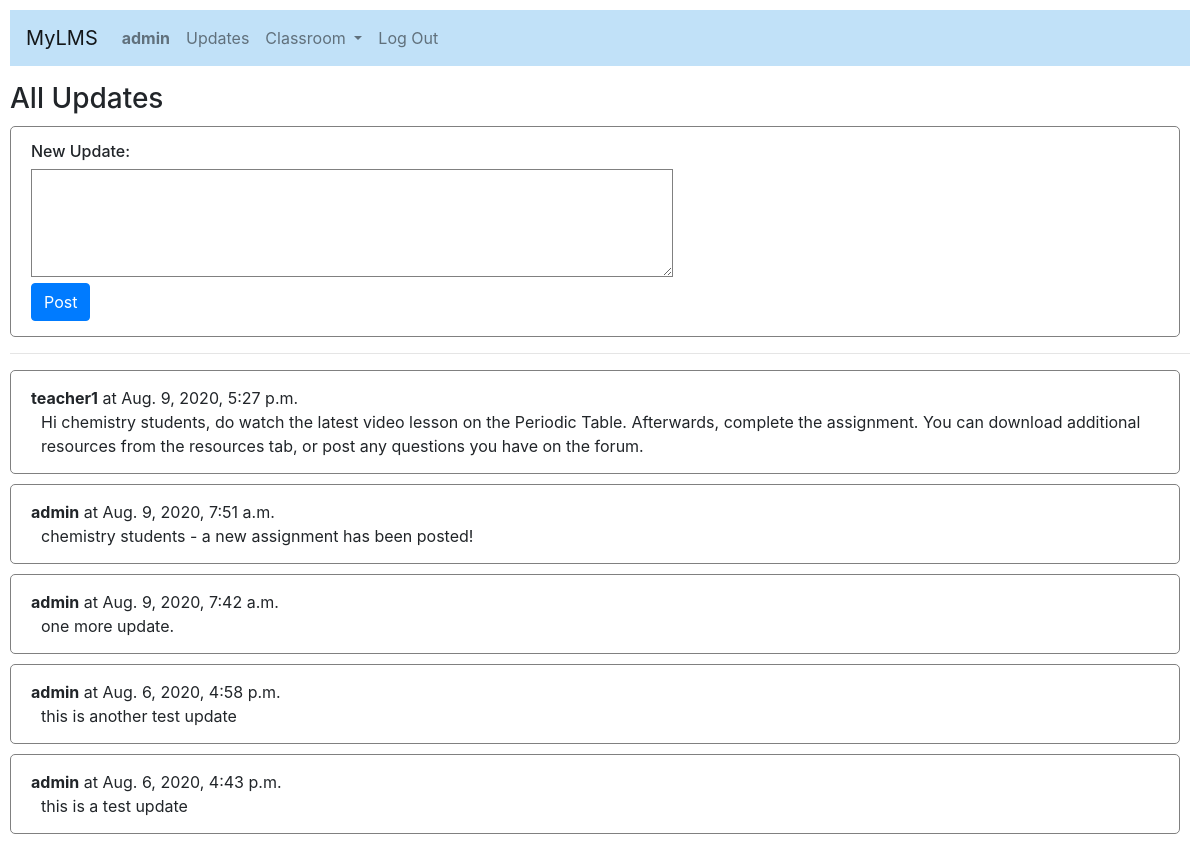
The app's page / (signed in) with its own data.
### lms/models.py (models this page shows, shortened)
class User(AbstractUser):
    role = models.CharField(max_length=32, choices=ROLES, default='student')
    approved = models.BooleanField(default=None, null=True)
    subjects = models.ManyToManyField(Subject, blank=True, related_name="subjects")
    notifs = models.ManyToManyField(Notification, blank=True, related_name="notif")

class Update(models.Model):
    user = models.ForeignKey(User, null=True, on_delete=models.CASCADE)
    content = models.TextField(verbose_name=u"", default="", max_length=1028)
    timestamp = models.DateTimeField(auto_now_add=True)

### lms/views.py (the view, shortened to what this page needs)
# urls.py: path("", views.index, name="index"),
def index(request):
    updates = Update.objects.all().order_by("-timestamp")
    form = None
    try:
        if request.user.role == "teacher":
            form = UpdateForm()
    except AttributeError:
        pass
    return render(request, "lms/index.html", {
        "update_form": form,
        "updates": updates,
    })

### lms/forms.py
class UpdateForm(ModelForm):
    class Meta:
        model = Update
        fields = ['content']
        widgets = {
            'content': forms.Textarea(attrs={'rows':4, 'cols':60}),
        }

### lms/templates/lms/index.html (shortened to what this page needs)
{% extends "lms/layout.html" %}
{% block body %}
    {% if user.is_authenticated %}
        <h3>All Updates</h3>
        {% if user.role == 'teacher' %}
            <div class="update-container">
                <h6>New Update: </h6>
                <form method="POST">
                    {{ update_form }}
                    <br/>
                    <input type="submit" class="btn btn-primary" value="Post">
                </form>
            </div>
        {% endif %}
        <hr>
        {% for update in updates %}
            <div class="update-container">
                <b>{{update.user}}</b> at {{update.timestamp}}
                <div id="update-content{{update.id}}" class="update-content">{{ update.content }}</div>
            </div>
        {% endfor %}
    {% else %}
    You must be logged in to view this page.
    {% endif %}
{% endblock %}

### lms/templates/lms/layout.html (shortened to what this page needs)
{% load static %}
<!DOCTYPE html>
<html lang="en">
    <head>
        <link rel="stylesheet" href="https://stackpath.bootstrapcdn.com/bootstrap/4.4.1/css/bootstrap.min.css">
        <link href="{% static 'lms/styles.css' %}" rel="stylesheet">
        <link rel="stylesheet" href="https://cdn.jsdelivr.net/npm/flatpickr/dist/flatpickr.min.css">
    </head>
    <body>
        <nav class="navbar navbar-expand-lg navbar-light" style="background-color: #c1e1f8;">
            <a class="navbar-brand" href="#">MyLMS</a>
            <div class="collapse navbar-collapse" id="navbarSupportedContent">
              <ul class="navbar-nav mr-auto">
                {% if user.is_authenticated %}
                    <li class="nav-item">
                        <a class="nav-link" href="{% url 'notification' %}"><strong>{{ user.username }}</strong></a>
                    </li>
                {% endif %}
                {% if user.is_authenticated %}
                    <li class="nav-item">
                        <a class="nav-link" href="{% url 'index' %}">Updates</a>
                    </li>
                    <li class="nav-item dropdown">
                        <a class="nav-link dropdown-toggle" href="#" id="navbarDropdown" role="button" data-toggle="dropdown" aria-haspopup="true" aria-expanded="false">
                            Classroom
                        </a>
                    </li>
                    <li class="nav-item">
                        <a class="nav-link" href="{% url 'logout' %}">Log Out</a>
                    </li>
                {% endif %}
              </ul>
            </div>
          </nav>
        <div class="body">
            {% block body %}
            {% endblock %}
        </div>
    </body>
</html>

### lms/static/lms/styles.css (style rules this page uses)
body { padding: 10px; }
.navbar { margin-bottom: 1rem; }
.update-content { margin-left: 10px; }
.update-container { border: 0.5px solid grey; border-radius: 5px; margin: 10px; margin-left: 0px; padding-left: 20px; padding-top: 15px; padding-bottom: 15px; }
textarea { border: 0.5px solid grey; padding: 5px; }

### records on screen
User: username "admin"
Update: user "teacher1", timestamp "Aug. 9, 2020, 5:27 p.m.", content "Hi chemistry students, do watch the latest video lesson on the Periodic Table. Afterwards, complete the assignment. You can download additional resources from the resources tab, or post any questions you have on the forum."
Update: user "admin", timestamp "Aug. 9, 2020, 7:51 a.m.", content "chemistry students - a new assignment has been posted!"
Update: user "admin", timestamp "Aug. 9, 2020, 7:42 a.m.", content "one more update."
Update: user "admin", timestamp "Aug. 6, 2020, 4:58 p.m.", content "this is another test update"
Update: user "admin", timestamp "Aug. 6, 2020, 4:43 p.m.", content "this is a test update"
